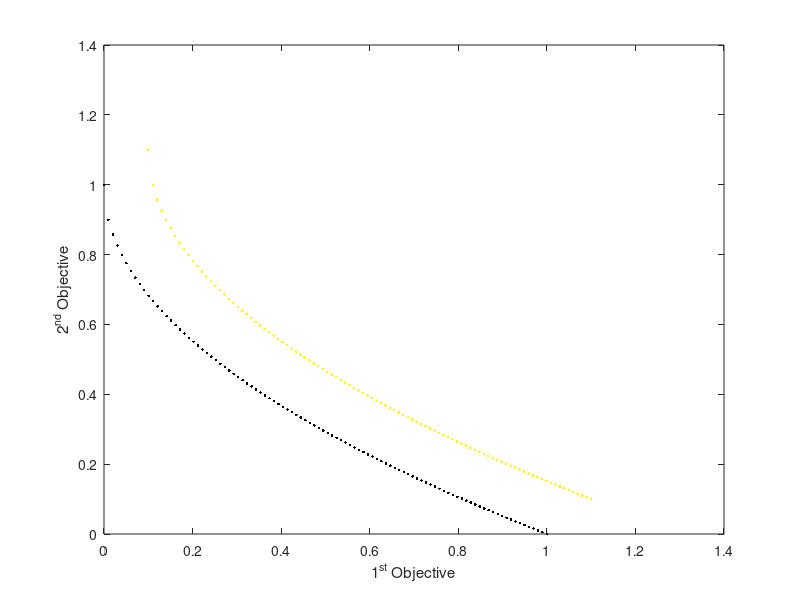

Source code (MATLAB):
load('MMF7.mat');

plot(PF1(:, 1), PF1(:, 2), 'y.');
hold on;
plot(PF(:, 1), PF(:, 2), 'k.');
hold off;
xlabel('1^{st} Objective');
ylabel('2^{nd} Objective');
